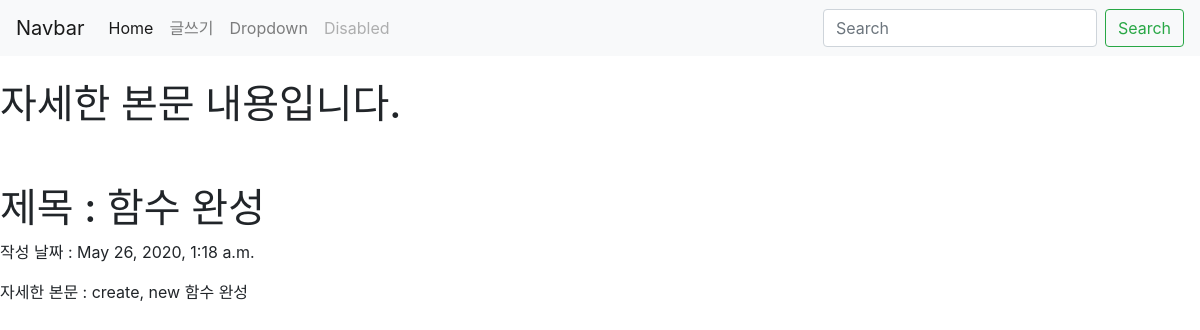
The app's page /blog/4 with its own data.
### blog/models.py (models this page shows, shortened)
class Blog(models.Model):
    title=models.CharField(max_length=200)
    pub_date=models.DateTimeField('date published')
    body=models.TextField()

### blog/views.py (the view)
# urls.py: path('blog/<int:blog_id>',blog.views.detail, name='detail'),
def detail(request, blog_id):
    blog_detail=get_object_or_404(Blog, pk=blog_id)
    return render(request, 'detail.html', {'blog':blog_detail})

### blog/templates/detail.html (shortened to what this page needs)
<head>
    <link rel="stylesheet" href="https://stackpath.bootstrapcdn.com/bootstrap/4.5.0/css/bootstrap.min.css">
</head>
<body>
    <nav class="navbar navbar-expand-lg navbar-light bg-light">
        <a class="navbar-brand" href="#">Navbar</a>
        <div class="collapse navbar-collapse" id="navbarSupportedContent">
          <ul class="navbar-nav mr-auto">
            <li class="nav-item active">
              <a class="nav-link" href="http://127.0.0.1:8000/">Home <span class="sr-only">(current)</span></a>
            </li>
            <li class="nav-item">
              <a class="nav-link" href="{% url 'new' %}">글쓰기</a>
            </li>
            <li class="nav-item">
              <a class="nav-link" href="{% url 'portfolio' %}">Dropdown</a>
            </li>
            <li class="nav-item">
              <a class="nav-link disabled" href="#" tabindex="-1" aria-disabled="true">Disabled</a>
            </li>
          </ul>
          <form class="form-inline my-2 my-lg-0">
            <input class="form-control mr-sm-2" type="search" placeholder="Search" aria-label="Search">
            <button class="btn btn-outline-success my-2 my-sm-0" type="submit">Search</button>
          </form>
        </div>
      </nav>
  <br>
    <h1> 자세한 본문 내용입니다. </h1>
    <br><br>
    <h1> 제목 :  {{blog.title}}</h1>
    <p> 작성 날짜 : {{blog.pub_date}}</p>
    <p> 자세한 본문 : {{blog.body}}</p>
</body>

### records on screen
Blog: title "함수 완성", pub_date "May 26, 2020, 1:18 a.m.", body "create, new 함수 완성"
